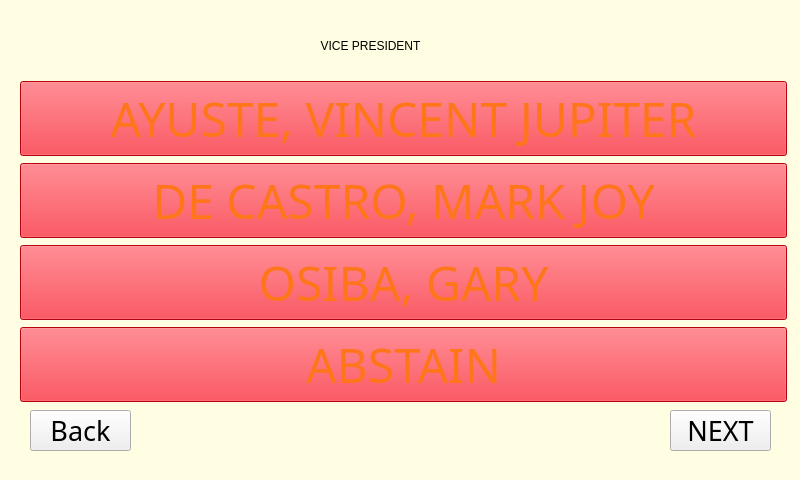
<?xml version="1.0" encoding="UTF-8"?>
<ui version="4.0">
 <class>MainWindow</class>
 <widget class="QMainWindow" name="MainWindow">
  <property name="geometry">
   <rect>
    <x>0</x>
    <y>0</y>
    <width>800</width>
    <height>480</height>
   </rect>
  </property>
  <property name="windowTitle">
   <string>MainWindow</string>
  </property>
  <widget class="QWidget" name="centralwidget">
   <widget class="QLabel" name="label">
    <property name="geometry">
     <rect>
      <x>230</x>
      <y>10</y>
      <width>281</width>
      <height>71</height>
     </rect>
    </property>
    <property name="styleSheet">
     <string notr="true">font: 87 16pt &quot;Arial Black&quot;;
font: 24pt &quot;MS Shell Dlg 2&quot;;</string>
    </property>
    <property name="text">
     <string>VICE PRESIDENT</string>
    </property>
    <property name="alignment">
     <set>Qt::AlignCenter</set>
    </property>
   </widget>
   <widget class="QPushButton" name="nextVice">
    <property name="enabled">
     <bool>true</bool>
    </property>
    <property name="geometry">
     <rect>
      <x>670</x>
      <y>410</y>
      <width>101</width>
      <height>41</height>
     </rect>
    </property>
    <property name="font">
     <font>
      <family>Arial Black</family>
      <pointsize>20</pointsize>
      <weight>10</weight>
      <italic>false</italic>
      <bold>false</bold>
     </font>
    </property>
    <property name="contextMenuPolicy">
     <enum>Qt::DefaultContextMenu</enum>
    </property>
    <property name="autoFillBackground">
     <bool>false</bool>
    </property>
    <property name="styleSheet">
     <string notr="true">font: 87 20pt &quot;Arial Black&quot;;</string>
    </property>
    <property name="text">
     <string>NEXT</string>
    </property>
    <property name="autoDefault">
     <bool>false</bool>
    </property>
   </widget>
   <widget class="QFrame" name="frame">
    <property name="geometry">
     <rect>
      <x>-31</x>
      <y>-21</y>
      <width>861</width>
      <height>511</height>
     </rect>
    </property>
    <property name="styleSheet">
     <string notr="true">background-color: rgb(255, 254, 226);</string>
    </property>
    <property name="frameShape">
     <enum>QFrame::StyledPanel</enum>
    </property>
    <property name="frameShadow">
     <enum>QFrame::Raised</enum>
    </property>
   </widget>
   <widget class="QWidget" name="layoutWidget">
    <property name="geometry">
     <rect>
      <x>20</x>
      <y>80</y>
      <width>767</width>
      <height>324</height>
     </rect>
    </property>
    <layout class="QVBoxLayout" name="verticalLayout">
     <item>
      <widget class="QPushButton" name="vice1">
       <property name="font">
        <font>
         <family>Arial Black</family>
         <pointsize>36</pointsize>
         <weight>10</weight>
         <italic>false</italic>
         <bold>false</bold>
        </font>
       </property>
       <property name="styleSheet">
        <string notr="true">color: rgb(255, 118, 26);
background-color: rgb(255, 2, 18);
selection-color: rgb(255, 0, 12);
selection-background-color: rgb(255, 0, 4);
font: 87 36pt &quot;Arial Black&quot;;</string>
       </property>
       <property name="text">
        <string>AYUSTE, VINCENT JUPITER</string>
       </property>
       <property name="checkable">
        <bool>false</bool>
       </property>
      </widget>
     </item>
     <item>
      <widget class="QPushButton" name="vice2">
       <property name="font">
        <font>
         <family>Arial Black</family>
         <pointsize>36</pointsize>
         <weight>10</weight>
         <italic>false</italic>
         <bold>false</bold>
        </font>
       </property>
       <property name="styleSheet">
        <string notr="true">color: rgb(255, 118, 26);
background-color: rgb(255, 2, 18);
selection-color: rgb(255, 0, 12);
selection-background-color: rgb(255, 0, 4);
font: 87 36pt &quot;Arial Black&quot;;</string>
       </property>
       <property name="text">
        <string>DE CASTRO, MARK JOY</string>
       </property>
      </widget>
     </item>
     <item>
      <widget class="QPushButton" name="vice3">
       <property name="font">
        <font>
         <family>Arial Black</family>
         <pointsize>36</pointsize>
         <weight>10</weight>
         <italic>false</italic>
         <bold>false</bold>
        </font>
       </property>
       <property name="styleSheet">
        <string notr="true">color: rgb(255, 118, 26);
background-color: rgb(255, 2, 18);
selection-color: rgb(255, 0, 12);
selection-background-color: rgb(255, 0, 4);
font: 87 36pt &quot;Arial Black&quot;;</string>
       </property>
       <property name="text">
        <string>OSIBA, GARY</string>
       </property>
      </widget>
     </item>
     <item>
      <widget class="QPushButton" name="vice4">
       <property name="font">
        <font>
         <family>Arial Black</family>
         <pointsize>36</pointsize>
         <weight>10</weight>
         <italic>false</italic>
         <bold>false</bold>
        </font>
       </property>
       <property name="styleSheet">
        <string notr="true">color: rgb(255, 118, 26);
background-color: rgb(255, 2, 18);
selection-color: rgb(255, 0, 12);
selection-background-color: rgb(255, 0, 4);
font: 87 36pt &quot;Arial Black&quot;;</string>
       </property>
       <property name="text">
        <string>ABSTAIN</string>
       </property>
      </widget>
     </item>
    </layout>
   </widget>
   <widget class="QPushButton" name="backVice">
    <property name="enabled">
     <bool>true</bool>
    </property>
    <property name="geometry">
     <rect>
      <x>30</x>
      <y>410</y>
      <width>101</width>
      <height>41</height>
     </rect>
    </property>
    <property name="font">
     <font>
      <family>Arial Black</family>
      <pointsize>20</pointsize>
      <weight>10</weight>
      <italic>false</italic>
      <bold>false</bold>
     </font>
    </property>
    <property name="contextMenuPolicy">
     <enum>Qt::DefaultContextMenu</enum>
    </property>
    <property name="autoFillBackground">
     <bool>false</bool>
    </property>
    <property name="styleSheet">
     <string notr="true">font: 87 20pt &quot;Arial Black&quot;;</string>
    </property>
    <property name="text">
     <string>Back</string>
    </property>
    <property name="autoDefault">
     <bool>false</bool>
    </property>
   </widget>
   <zorder>frame</zorder>
   <zorder>layoutWidget</zorder>
   <zorder>label</zorder>
   <zorder>nextVice</zorder>
   <zorder>backVice</zorder>
  </widget>
 </widget>
 <resources/>
 <connections/>
</ui>
